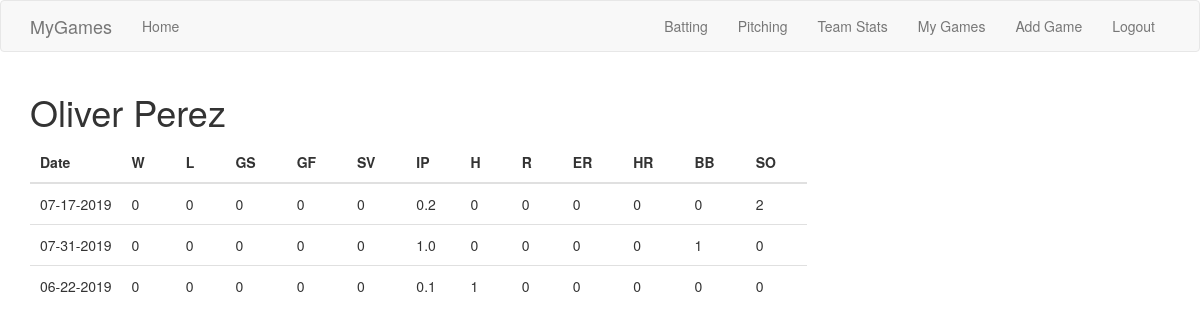
Before: /pitcher/424144 (signed in) with the older database file.
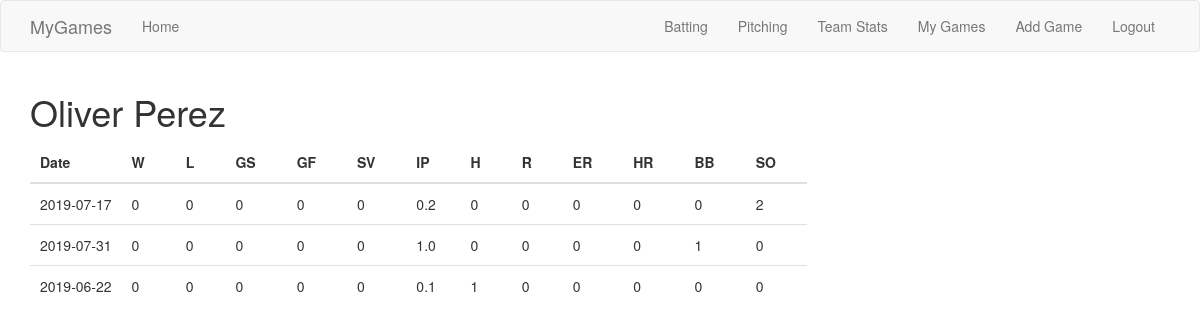
After: the same page with the newer database file.
### app/models.py (models this page shows)
class Game(db.Model):
	id = db.Column(db.Integer, primary_key=True)
	game_pk = db.Column(db.Integer, db.ForeignKey('game_data.game_pk'), index=True)
	game_result = db.Column(db.String(64))
	date = db.Column(db.String(10))
	user_id = db.Column(db.Integer, db.ForeignKey('user.id'))

class PitchGame(db.Model):
	id = db.Column(db.Integer, primary_key=True)
	game_pk = db.Column(db.Integer, db.ForeignKey('game_data.game_pk'), index=True)
	pitcher_id = db.Column(db.Integer, db.ForeignKey('player_data.id'), index=True)
	w = db.Column(db.Integer)
	losses = db.Column(db.Integer)
	gs = db.Column(db.Integer)
	gf = db.Column(db.Integer)
	sv = db.Column(db.Integer)
	h = db.Column(db.Integer)
	r = db.Column(db.Integer)
	er = db.Column(db.Integer)
	hr = db.Column(db.Integer)
	bb = db.Column(db.Integer)
	so = db.Column(db.Integer)
	outs = db.Column(db.Integer)

### app/routes.py (the view)
@app.route('/pitcher/<player_id>')
@login_required
def pitcher_games(player_id):
	name = PlayerData.query.filter(PlayerData.id==player_id).first().name
	q = db.session.query(Game, PitchGame).\
				   filter(Game.game_pk==PitchGame.game_pk).\
				   filter(Game.user_id==current_user.id).\
				   filter(PitchGame.pitcher_id==player_id).\
				   all()
	rows = [ (g, pg, outs_to_ip(pg.outs)) for (g, pg) in q ]
	return render_template("pitcher.html", name=name, rows=rows)

### app/models.py (called while the page is built)
@login.user_loader
def load_user(id):
	return User.query.get(int(id))

### app/routes.py (called while the page is built)
def outs_to_ip(outs):
	return str(int(outs/3)) + '.' + str(outs % 3)

### app/templates/pitcher.html
{% extends "sort_table.html" %}
{% block app_content %}
<h1>{{ name }}</h1>
<table class="sortable-theme-bootstrap" data-sortable>
	<thead>
		<tr>
			<th>Date</th>
			<th>W</th>
			<th>L</th>
			<th>GS</th>
			<th>GF</th>
			<th>SV</th>
			<th>IP</th>
			<th>H</th>
			<th>R</th>
			<th>ER</th>
			<th>HR</th>
			<th>BB</th>
			<th>SO</th>
		</tr>
	</thead>
	<tbody>
		{% for row in rows %}
		<tr>
			<td>{{ row[0]['date'] }}</td>
			<td>{{ row[1]['w'] }}</td>
			<td>{{ row[1]['losses'] }}</td>
			<td>{{ row[1]['gs'] }}</td>
			<td>{{ row[1]['gf'] }}</td>
			<td>{{ row[1]['sv'] }}</td>
			<td>{{ row[2] }}</td>
			<td>{{ row[1]['h'] }}</td>
			<td>{{ row[1]['r'] }}</td>
			<td>{{ row[1]['er'] }}</td>
			<td>{{ row[1]['hr'] }}</td>
			<td>{{ row[1]['bb'] }}</td>
			<td>{{ row[1]['so'] }}</td>
		</tr>
		{% endfor %}
	</tbody>
</table>
{% endblock %}

Changed rows visible on the page:
changed Game (number 1 of 3 on the later page): date "07-17-2019" → "2019-07-17"
changed Game (number 2 of 3 on the later page): date "07-31-2019" → "2019-07-31"
changed Game (number 3 of 3 on the later page): date "06-22-2019" → "2019-06-22"
